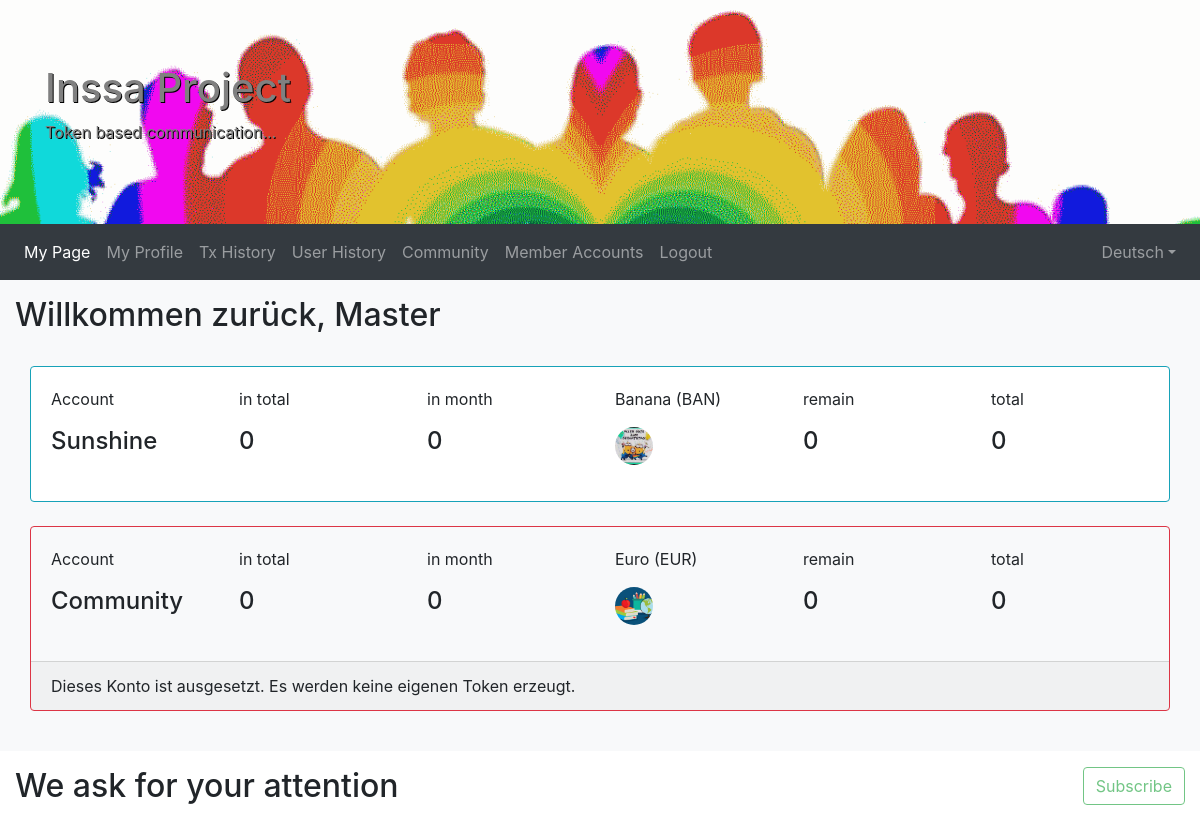
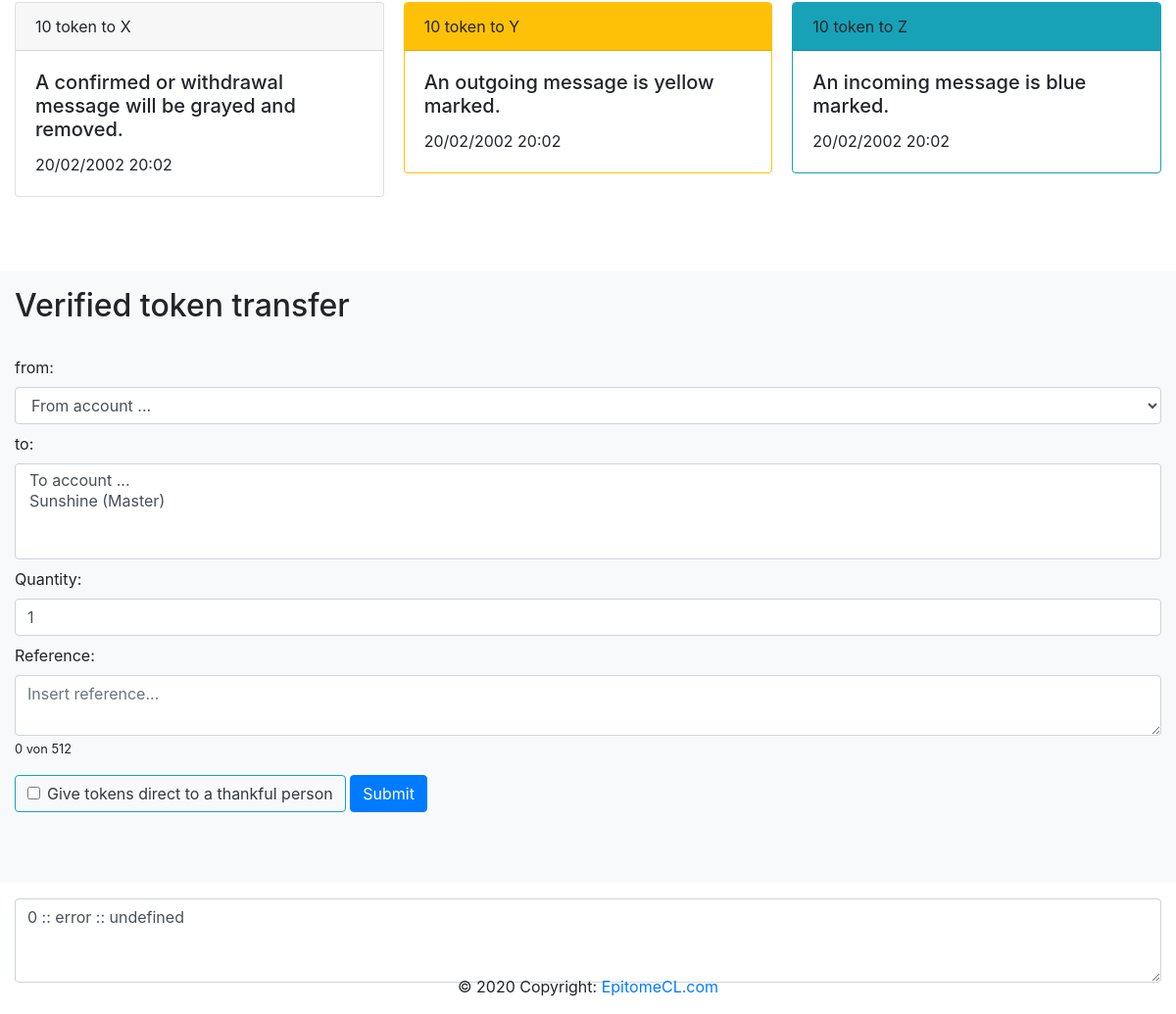
/index.php?module=mypage&lang=de (signed in), run on the app's committed database (2 pictures, top to bottom).
### tables this page shows
CREATE TABLE `user` (
  `user_id` int(11) NOT NULL,
  `name` varchar(32) NOT NULL,
  `email` varchar(128) NOT NULL,
  `password` varchar(64) NOT NULL,
  `salt` varchar(64) NOT NULL,
  `comment` varchar(1000) NOT NULL,
  `birthday` date NOT NULL,
  `modified` timestamp NOT NULL DEFAULT CURRENT_TIMESTAMP,
  `created` timestamp NOT NULL DEFAULT CURRENT_TIMESTAMP
);

CREATE TABLE `account` (
  `account_id` int(11) NOT NULL,
  `user_id` int(11) NOT NULL,
  `name` varchar(64) NOT NULL,
  `token` varchar(64) NOT NULL,
  `symbol` varchar(6) NOT NULL,
  `icon` varchar(255) NOT NULL,
  `suspended` int(1) NOT NULL,
  `community` int(1) NOT NULL,
  `modified` timestamp NOT NULL DEFAULT CURRENT_TIMESTAMP,
  `created` timestamp NOT NULL DEFAULT CURRENT_TIMESTAMP
);

### classes/modules/MyPage.php (called while the page is built, shortened)
<?php
class MyPage {
	private $mysqli;
	public function __construct($mysqli) {
		$this->mysqli = $mysqli;
	}
	public function doGet($userId, $lang) {
		$mysqli = $this->mysqli;
		$arrUserAccount = $this->getArrUserAccount($mysqli, $userId);
		foreach ($arrUserAccount as $account) {
			$obj = new \stdClass();
			$obj->accountName = $account->accountName;
			$obj->tokenName = $account->tokenName;
			$obj->tokenSymbol = $account->tokenSymbol;
			$obj->tokenIcon = $this->getTokenImage($account->tokenIcon);
			$obj->remain = $this->getUniqueTokenRemain($mysqli, $account->accountId);
			$obj->total = $this->getUniqueTokenTotal($mysqli, $account->accountId);
			$obj->received = $this->getReceivedTokenTotal($mysqli, $account->accountId);
			$obj->month = $this->getReceivedTokenMonth($mysqli, $account->accountId);
			$obj->suspended = $account->suspended;
		}
		$userData = $this->getUserData($mysqli, $userId);
		$listPendingTransactionByReceiver = $this->getListPendingTransactionByReceiver($mysqli, $userId);
		$listPendingTransactionBySender = $this->getListPendingTransactionBySender($mysqli, $userId);
		$arrOptionSender = $this->getOptionArraySender($mysqli, $userId);
		$txtOptionReceiver = $this->getOptionArrayReceiver($mysqli, $userId);
		$isAdmin = $this->isAdmin($mysqli, $userId);
		$isMember = $this->isMember($mysqli, $userId);
		require_once(sprintf("MyPageView_%s.php", $lang));
	}
	private function getTokenImage($source) {
		return $source;
	}
	private function getOptionArrayReceiver($mysqli, $userId) {
		$sql = "SELECT account.account_id, account.name, user.name as userName FROM account ";
		$sql .= "LEFT JOIN user ON (user.user_id = account.user_id) ";
		$sql .= "WHERE account.community=0;";
		$data = array();
		if ($result = $mysqli->query($sql)) {
			while($row = $result->fetch_assoc()) {
				array_push($data, $row);
			}
		}
		$option = array();
		foreach ($data as $index => $row) {
			$userName = trim($row["userName"]);
			$value = intval($row["account_id"]);
			$text = trim($row["name"]);
			array_push($option, sprintf("<option value=\"%d\">%s (%s)</option>", $value, $text, $userName));
		}
		return implode("\n", $option);
	}
	private function getOptionArraySender($mysqli, $userId) {
		$sql = "SELECT account.account_id, account.name FROM account ";
		$sql .= sprintf("WHERE user_id = %d ", $userId);
		$sql .= "ORDER BY account.community;";
		$data = array();
		if ($result = $mysqli->query($sql)) {
			while($row = $result->fetch_assoc()) {
				array_push($data, $row);
			}
		}
		$option = array();
		foreach ($data as $index => $row) {
			$value = intval($row["account_id"]);
			$selected = (count($data) == 1) ? "selected=\"selected\"" : "";
			$text = trim($row["name"]);
			array_push($option, sprintf("<option value=\"%d\"%s>%s</option>", $value, $selected, $text));
		}
		return $option;
	}
	private function getUserData($mysqli, $userId) {
		$data = NULL;
		$sql = "SELECT user.user_id, user.name AS userName, user.email, user.comment ";
		$sql .= "FROM user ";
		$sql .= sprintf("WHERE user.user_id = %d;", $userId);
		if ($result = $mysqli->query($sql)) {
			while($row = $result->fetch_assoc()) {
				$data = new \stdClass;
				$data->userId = intval($row["user_id"]);
				$data->email = trim($row["email"]);
				$data->userName = trim($row["userName"]);
				$data->comment = trim($row["comment"]);
			}
		}
		return $data;
	}
	private function getArrUserAccount($mysqli, $userId) {
		$data = array();
		$sql = "SELECT account.account_id AS accountId, account.name AS accountName, account.suspended, ";
		$sql .= "account.token AS tokenName, account.symbol AS tokenSymbol, account.icon AS tokenIcon ";
		$sql .= "FROM account ";
		$sql .= "LEFT JOIN user ON (user.user_id = account.user_id) ";
		$sql .= sprintf("WHERE account.user_id = %d ", $userId);
		$sql .= "ORDER BY account.suspended, account.name;";
		if ($result = $mysqli->query($sql)) {
			while($row = $result->fetch_assoc()) {
				$obj = new \stdClass();
				$obj->accountId = intval($row["accountId"]);
				$obj->accountName = trim($row["accountName"]);
				$obj->tokenName = trim($row["tokenName"]);
				$obj->tokenSymbol = trim($row["tokenSymbol"]);
				$obj->tokenIcon = trim($row["tokenIcon"]);
				$obj->suspended = intval($row["suspended"]);
				array_push($data, $obj);
			}
		}
		return $data;
	}
	private function isAdmin($mysqli, $userId) {
		$value = 0;
		$sql = "SELECT account.account_id FROM management ";
		$sql .= "LEFT JOIN account ON (account.user_id = management.user_id) ";
		$sql .= sprintf("WHERE account.user_id = %d;", $userId);
		if ($result = $mysqli->query($sql)) {
			while($row = $result->fetch_assoc()) {
				$value = intval($row["account_id"]);
			}
		}
		return $value;
	}
	private function isMember($mysqli, $userId) {
		$value = 0;
		$sql = "SELECT COUNT(account.user_id) AS counter  ";
		$sql .= "FROM account ";
		$sql .= sprintf("WHERE account.user_id = %d;", $userId);
		if ($result = $mysqli->query($sql)) {
			while($row = $result->fetch_assoc()) {
				$value = intval($row["counter"]);
			}
		}
		return $value;
	}
	private function getUniqueTokenRemain($mysqli, $accountId) {
		$token = 0;
		return $token;
	}
	private function getUniqueTokenTotal($mysqli, $accountId) {
		$token = 0;
		return $token;
	}
	private function getReceivedTokenMonth($mysqli, $accountId) {
		$token = 0;
		return $token;
	}
	private function getReceivedTokenTotal($mysqli, $accountId) {
		$token = 0;
		return $token;
	}
	private function getListPendingTransactionByReceiver($mysqli, $userId) {
		$data = array();
		$sql = "SELECT account.account_id 'accountId', account.name AS 'account', ";
		$sql .= "pending.pending_id AS pendingId, quantity, reference, ";
		$sql .= "date_format(pending.modified, '%m/%d/%Y %H:%i') AS datetime ";
		$sql .= "FROM pending ";
		$sql .= "LEFT JOIN account ON (account.account_id = pending.sender_id) ";
		$sql .= "WHERE pending.receiver_id IN ";
		$sql .= sprintf("(SELECT account.account_id FROM account WHERE account.user_id = %d) ", $userId);
		$sql .= "ORDER BY pending.modified DESC;";
		if ($result = $mysqli->query($sql)) {
			while ($row = $result->fetch_assoc()) {
				array_push($data, $row);
			}
		}
		return $data;
	}
	private function getListPendingTransactionBySender($mysqli, $userId) {
		$data = array();
		$sql = "SELECT account.account_id 'accountId', account.name AS 'account', ";
		$sql .= "pending.pending_id AS pendingId, quantity, reference, ";
		$sql .= "date_format(pending.modified, '%m/%d/%Y %H:%i') AS datetime ";
		$sql .= "FROM pending ";
		$sql .= "LEFT JOIN account ON (account.account_id = pending.receiver_id) ";
		$sql .= "WHERE pending.sender_id IN ";
		$sql .= sprintf("(SELECT account.account_id FROM account WHERE account.user_id = %d) ", $userId);
		$sql .= "ORDER BY pending.modified DESC;";
		if ($result = $mysqli->query($sql)) {
			while ($row = $result->fetch_assoc()) {
				array_push($data, $row);
			}
		}
		return $data;
	}
}

### classes/modules/MyPageView_de.php (the view, shortened to what this page needs)
<!DOCTYPE html>
<html lang="en">
<head>
  <link rel="stylesheet" href="https://maxcdn.bootstrapcdn.com/bootstrap/4.1.3/css/bootstrap.min.css">
  <link href="https://cdnjs.cloudflare.com/ajax/libs/flag-icon-css/3.1.0/css/flag-icon.min.css" rel="stylesheet">
</head>
<body>
<div class="jumbotron jumbotron-fluid mb-0">
  <div class="container">
    <h1>Inssa Project</h1>
    <p>Token based communication...</p>
  </div>
</div>
<nav class="navbar navbar-expand-sm bg-dark navbar-dark">
	<div class="collapse navbar-collapse" id="collapsibleNavbar">
		<ul class="navbar-nav">
			<li class="nav-item">
				<a class="nav-link active" href="<?php echo $_SERVER['PHP_SELF']; ?>?module=mypage">My Page</a>
			</li>
			<li class="nav-item">
				<a class="nav-link" href="<?php echo $_SERVER['PHP_SELF']; ?>?module=userprofile">My Profile</a>
			</li>
			<?php if ($isMember): ?>
			<li class="nav-item">
				<a class="nav-link" href="<?php echo $_SERVER['PHP_SELF']; ?>?module=txhistory">Tx History</a>
			</li>
			<li class="nav-item">
				<a class="nav-link" href="<?php echo $_SERVER['PHP_SELF']; ?>?module=userhistory">User History</a>
			</li>
			<li class="nav-item">
				<a class="nav-link" href="<?php echo $_SERVER['PHP_SELF']; ?>?module=community">Community</a>
			</li>
			<?php endif; ?>
			<?php if ($isAdmin): ?>
			<li class="nav-item">
				<a class="nav-link" href="<?php echo $_SERVER['PHP_SELF']; ?>?module=admin">Member Accounts</a>
			</li>
			<?php endif; ?>
			<li class="nav-item">
				<a class="nav-link" href="<?php echo $_SERVER['PHP_SELF']; ?>?module=logout">Logout</a>
			</li>
		</ul>
		<ul class="navbar-nav ml-auto">
			<li class="nav-item dropdown">
				<?php $language = trim(array("de"=>"Deutsch", "us"=>"English", "kr"=>"한국어")[$lang]); ?>
				<a class="nav-link dropdown-toggle" id="dropdownlang" data-toggle="dropdown" aria-haspopup="true" aria-expanded="false"><span class="flag-icon flag-icon-<?php echo $lang; ?>"> </span> <?php echo $language; ?></a>
			</li>
		</ul>
	</div>
</nav>
<section class="container-section bg-light">
	<div class="container-fluid mb-4">
		<div class="row">
			<div class="col-sm-7"><h2>Willkommen zur&uuml;ck, <?php echo trim($userData->userName); ?><div class="blink note">!</div></h2></div>
			<div class="col-sm-5">
			</div>
		</div>
	<div class="container-fluid viewUserAccount mb-4">
		<?php foreach ($data as $account): ?>
		<div class="card border-<?php echo (intval($account->suspended)) ? "danger bg-light" : "info"; ?> mt-4">
		<div class="card-body">
		<div class="row">
			<div class="col-sm-6">
				<div class="row">
					<div class="col-4">
						<p>Account</p>
						<h4><?php echo trim($account->accountName); ?></h4>
					</div>
					  <div class="col-4">
						<p>in total</p>
						<h4 class="d-inline"><?php echo intval($account->received); ?><h4>
					  </div>
					  <div class="col-4">
						<p>in month</p>
						<h4><?php echo intval($account->month); ?><h4>
					  </div>
				</div>
			</div>
			<div class="col-sm-6">
				<div class="row">
					<div class="col-4">
						<p><?php echo trim($account->tokenName); ?> (<?php echo trim($account->tokenSymbol); ?>)<p>
						<img src="<?php echo trim($account->tokenIcon); ?>" style="height:38px;" class="rounded-circle" title="<?php echo trim($account->tokenName); ?>">
					  </div>
						<div class="col-4">
							<p>remain</p>
							<h4><?php echo intval($account->remain); ?><h4>
						</div>
						<div class="col-4">
							<p>total</p>
							<h4><?php echo intval($account->total); ?><h4>
						</div>
				</div>
			</div>
		</div>
		</div>
		<?php if (intval($account->suspended)): ?>
		<div class="card-footer">Dieses Konto ist ausgesetzt. Es werden keine eigenen Token erzeugt.</div>
		<?php endif; ?>
		</div>
		<?php endforeach; ?>
		</div>
	</div>
</section>
<?php if (count($data) > 0): ?>
<section class="container-section">
	<div class="container-fluid mb-4">
		<div class="row pb-4">
			<div class="col-sm-7">
				<h2>We ask for your attention<div class="blink dot">.</div></h2>
			</div>
			<div class="col-sm-5">
				<div class="btn-toolbar justify-content-end">
					<button type="button" id="push-btn" disabled class="btn btn-outline-success">
					Subscribe
					</button>
				</div>
			</div>
		</div>
		<div class="row pb-4">
			<div class="col-sm-12">
				<div class="card-columns viewPendingTransaction">
					<?php if (count($listPendingTransactionBySender) == 0 && count($listPendingTransactionByReceiver) == 0): ?>
						<div class="card" data-NGINX="" data-pendingId="0" data-dialog="0" data-accountId="0">
							<div class="card-header">10 token to X</div>
							<div class="card-body">
								<h5 class="card-title">A confirmed or withdrawal message will be grayed and removed.</h5>
								<p class="card-text">20/02/2002 20:02</p>
							</div>
						</div>
						<div class="card border-warning" data-pendingId="0" data-dialog="0" data-accountId="0">
							<div class="card-header bg-warning">10 token to Y</div>
							<div class="card-body">
								<h5 class="card-title">An outgoing message is yellow marked.</h5>
								<p class="card-text">20/02/2002 20:02</p>
							</div>
						</div>
						<div class="card border-info" data-pendingId="0" data-dialog="0" data-accountId="0">
							<div class="card-header bg-info">10 token to Z</div>
							<div class="card-body">
								<h5 class="card-title">An incoming message is blue marked.</h5>
								<p class="card-text">20/02/2002 20:02</p>
							</div>
						</div>
					<?php endif; ?>
				</div>
			</div>
		</div>
	</div>
</section>
<section class="container-section bg-light">
	<div class="container-fluid mb-4">
		<div class="row pb-4">
			<div class="col-sm-12">
				<h2>Verified token transfer</h2>
			</div>
		</div>
		<div class="row pb-4">
			<div class="col-sm-12">
				<form method="post" action="<?php echo $_SERVER['PHP_SELF']; ?>">
					<?php if (count($arrOptionSender) == 1): ?>
					<input type="hidden" name="senderId" value="<?php echo $data[0]->accountId; ?>">
					<?php else: ?>
					<label for="senderId" class="mr-sm-2">from:</label>
					<select class="form-control mb-2 mr-sm-2" name="senderId">
						<option value="0">From account ...</option>
					<select>
					<?php endif; ?>
					<label for="receiverId" class="mr-sm-2">to:</label>
					<select class="form-control mb-2 mr-sm-2" name="receiverIds[]" multiple="multiple" required="required">
						<option value="0">To account ...</option>
						<?php echo $txtOptionReceiver; ?>
					<select>
					<label for="quantity" class="mr-sm-2">Quantity:</label>
					<input type="text" class="form-control mb-2 mr-sm-2" name="quantity" value="1">
					<label for="reference" class="mr-sm-2">Reference:</label>
					<textarea class="form-control mr-sm-2" id="textarea-1" name="reference" rows="2" placeholder="Insert reference..." required="required"></textarea>
					<div class="mt-2">
						<button type="button" class="btn btn-outline-info text-dark">
							<div class="form-check">
								<label class="form-check-label cursor-pointer">
									<input type="checkbox" class="form-check-input cursor-pointer" id="checkboxDirectTokenTransfer" value="1">Give tokens direct to a thankful person
								</label>
							</div>
						</button>
						<button type="button" class="btn btn-primary module mt-2 mb-2">Submit</button>
					</div>
				</form>
			</div>
		</div>
	</div>
</section>
<?php endif; ?>
<section class="container-section">
	<div class="container-fluid mb-3">
		<div class="row mb-3">
			<div class="col-sm-12">
				<textarea class="form-control" id="jsondata" rows="3">&#x1F608;</textarea>
			</div>
		</div>
	</div>
</section>
<footer class="page-footer font-small pt-4 fixed-bottom">
	<div class="footer-copyright text-center py-3">© <?php echo date("Y");?> Copyright:
		<a href="https://epitomecl.com"> EpitomeCL.com</a>
	</div>
</footer>
</body>
</html>

### classes/modules/MyPageView_de.php (style rules this page uses)
.jumbotron { background-color: lightgray; background-image: url(images/jumbotron.png); background-size: cover; height: 100%; color: gray; text-shadow: 1px 1px #000; }
.container-section { padding-top: 1rem; padding-bottom: 1rem; }
.cursor-pointer { cursor: pointer; }

### data on the page
user: name "Master"
account: name "Sunshine", suspended "0", token "Banana", symbol "BAN", icon (picture)
account: name "Community", received "0", month "0", token "Euro", symbol "EUR", icon (picture), remain "0", total "0", shows "Dieses Konto ist ausgesetzt. Es werden keine eigenen Token erzeugt."

### other printed values
$language "Deutsch"
